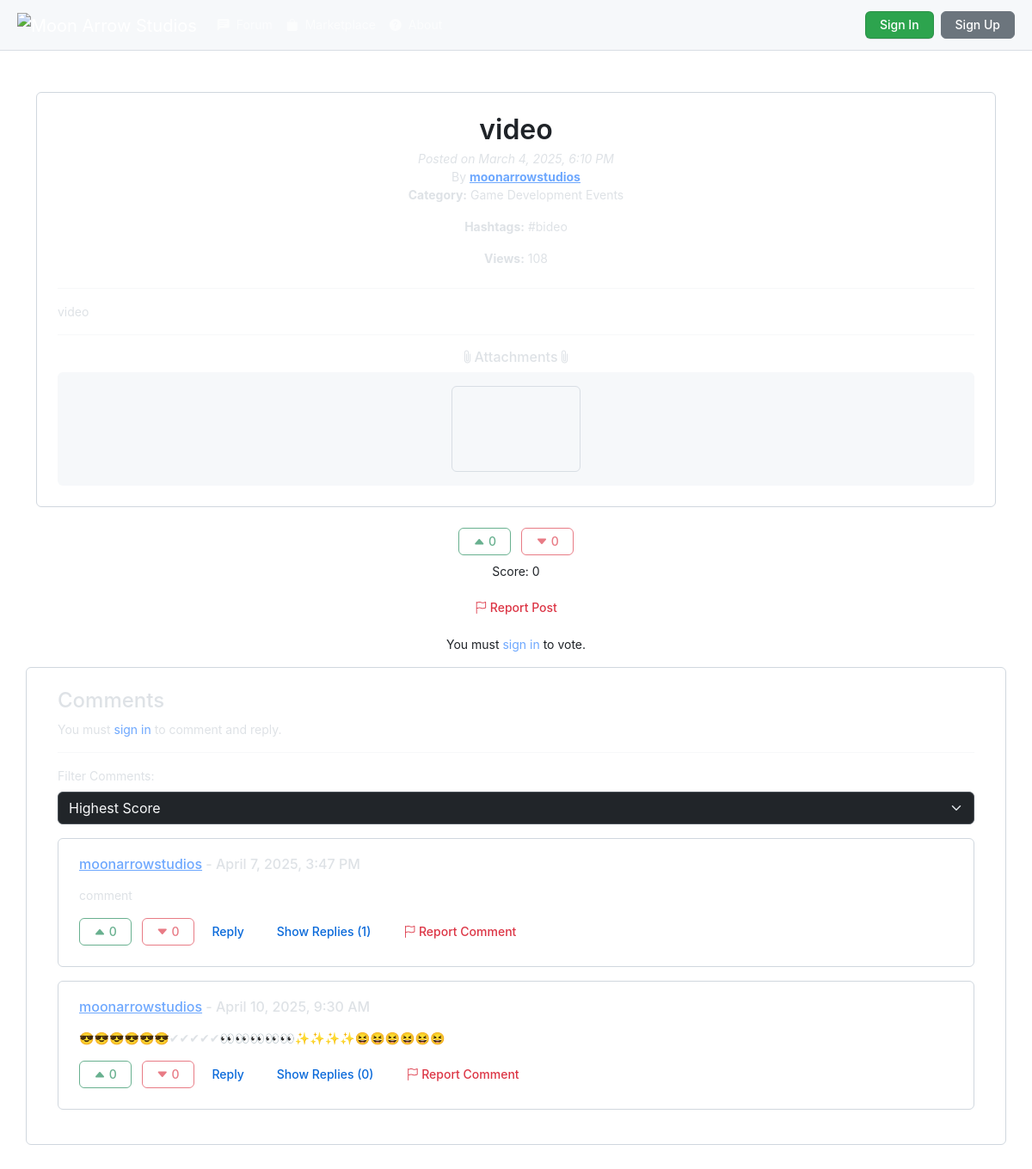
Page /php/view_post.php?id=79&comment=69 on the committed database.
### tables this page shows
CREATE TABLE IF NOT EXISTS `posts` (
  `id` int NOT NULL AUTO_INCREMENT,
  `title` varchar(255) NOT NULL,
  `content` text NOT NULL,
  `category_id` int NOT NULL,
  `hashtags` text,
  `images` text,
  `created_at` timestamp NULL DEFAULT CURRENT_TIMESTAMP,
  `videos` text,
  `user_id` int NOT NULL,
  `upvotes` int DEFAULT '0',
  `downvotes` int DEFAULT '0',
  `status` enum('published','draft','hidden') NOT NULL DEFAULT 'published',
  `views` int DEFAULT '0',
  `updated_at` timestamp NULL DEFAULT CURRENT_TIMESTAMP ON UPDATE CURRENT_TIMESTAMP,
  `reported_count` int DEFAULT '0',
  PRIMARY KEY (`id`),
  KEY `fk_posts_categories` (`category_id`),
  KEY `user_id` (`user_id`)
);

CREATE TABLE IF NOT EXISTS `users` (
  `user_id` int NOT NULL AUTO_INCREMENT,
  `username` varchar(50) NOT NULL,
  `email` varchar(100) NOT NULL,
  `password` varchar(255) NOT NULL,
  `role` enum('admin','user') DEFAULT 'user',
  `created_at` datetime DEFAULT CURRENT_TIMESTAMP,
  `profile_picture` varchar(255) DEFAULT NULL,
  `banner` varchar(255) DEFAULT NULL,
  `description` text,
  `status` enum('active','suspended') NOT NULL DEFAULT 'active',
  `youtube` varchar(255) DEFAULT NULL,
  `linkedin` varchar(255) DEFAULT NULL,
  `twitter` varchar(255) DEFAULT NULL,
  `instagram` varchar(255) DEFAULT NULL,
  `github` varchar(255) DEFAULT NULL,
  `portfolio` varchar(255) DEFAULT NULL,
  `reported_count` int NOT NULL DEFAULT '0',
  PRIMARY KEY (`user_id`),
  UNIQUE KEY `username` (`username`),
  UNIQUE KEY `email` (`email`)
);

CREATE TABLE IF NOT EXISTS `categories` (
  `id` int NOT NULL AUTO_INCREMENT,
  `name` varchar(100) NOT NULL,
  PRIMARY KEY (`id`)
);

CREATE TABLE IF NOT EXISTS `comments` (
  `id` int NOT NULL AUTO_INCREMENT,
  `post_id` int NOT NULL,
  `user_id` int NOT NULL,
  `content` text NOT NULL,
  `created_at` datetime DEFAULT CURRENT_TIMESTAMP,
  `parent_id` int DEFAULT NULL,
  `upvotes` int NOT NULL DEFAULT '0',
  `downvotes` int NOT NULL DEFAULT '0',
  `status` enum('published','draft','hidden') NOT NULL DEFAULT 'published',
  `reported_count` int NOT NULL DEFAULT '0',
  `updated_at` timestamp NULL DEFAULT CURRENT_TIMESTAMP ON UPDATE CURRENT_TIMESTAMP,
  PRIMARY KEY (`id`),
  KEY `post_id` (`post_id`),
  KEY `user_id` (`user_id`),
  KEY `idx_parent_id` (`parent_id`)
);

### php/view_post.php (the view, shortened to what this page needs)
<?php
require 'db_connect.php';
$post_id = isset($_GET['id']) ? intval($_GET['id']) : 0;
$stmt = $conn->prepare("SELECT posts.*, categories.name AS category_name, users.username
                        FROM posts
                        JOIN categories ON posts.category_id = categories.id
                        JOIN users ON posts.user_id = users.user_id
                        WHERE posts.id = ? AND posts.status = 'published'");
$stmt->bind_param("i", $post_id);
$stmt->execute();
$result = $stmt->get_result();
$post = $result->fetch_assoc();
$filter = isset($_GET['filter']) ? $_GET['filter'] : 'highest_score';
$order_by = 'c1.created_at DESC';
switch ($filter) {
    case 'highest_score':
    default:
        $order_by = '(c1.upvotes - c1.downvotes) DESC';
        break;
}
$comments_stmt = $conn->prepare("
    SELECT c1.*, users.username,
        (SELECT COUNT(*) FROM comments c2 WHERE c2.parent_id = c1.id AND c2.status != 'hidden') AS reply_count
    FROM comments c1
    JOIN users ON c1.user_id = users.user_id
    WHERE c1.post_id = ? AND c1.parent_id IS NULL AND c1.status != 'hidden'
    ORDER BY $order_by
");
$comments_stmt->bind_param("i", $post_id);
$comments_stmt->execute();
$comments_result = $comments_stmt->get_result();
$comments = [];
while ($row = $comments_result->fetch_assoc()) {
    $row['replies'] = [];
    $reply_stmt = $conn->prepare("
        SELECT replies.*, users.username
        FROM comments replies
        JOIN users ON replies.user_id = users.user_id
        WHERE replies.parent_id = ? AND replies.status != 'hidden'
        ORDER BY replies.created_at ASC
    ");
    $reply_stmt->bind_param("i", $row['id']);
    $reply_stmt->execute();
    $reply_result = $reply_stmt->get_result();
    while ($reply = $reply_result->fetch_assoc()) {
        $row['replies'][] = $reply;
    }
    $comments[] = $row;
}
?>
<!DOCTYPE html>
<html lang="en" data-bs-theme="dark">
<head> <?php include 'header.php'; ?>
	<link rel="stylesheet" href="https://cdnjs.cloudflare.com/ajax/libs/highlight.js/11.7.0/styles/default.min.css">
	<link rel="stylesheet" href="https://cdn.quilljs.com/1.3.7/quill.snow.css">
</head>
<body>
<div class="container mt-5">
    <div class="card">
        <div class="card-body">
            <div class="text-center mb-4">
                <h1 class="card-title mb-1"><?= htmlspecialchars($post['title'] ?? 'No Title') ?></h1>
                <p class="mb-0"><em>Posted on <?= date('F j, Y, g:i A', strtotime($post['created_at'])) ?></em></p>
                <p class="mb-0">By <strong><a href="profile.php?id=<?= htmlspecialchars($post['user_id']) ?>"><?= htmlspecialchars($post['username'] ?? 'Anonymous') ?></a></strong></p>
                <p><strong>Category:</strong> <?= htmlspecialchars($post['category_name'] ?? 'Uncategorized') ?></p>
                <p class="card-text"><strong>Hashtags:</strong> <?= htmlspecialchars($post['hashtags'] ?? '') ?></p>
                <p class="card-text"><strong>Views:</strong> <?= htmlspecialchars($post['views'] ?? '0') ?></p>
            </div>
            <hr>
            <div> <?= $post['content'] ?> </div>
            <?php
            $images = !empty($post['images']) ? json_decode($post['images'], true) : [];
            $videos = !empty($post['videos']) ? json_decode($post['videos'], true) : [];
            $images = array_map(function($path) {
                return str_replace('\\/', '/', $path);
            }, $images);
            $videos = array_map(function($path) {
                return str_replace('\\/', '/', $path);
            }, $videos);
            if (!empty($images) || !empty($videos)): ?>
                <hr>
                <h6 class='text-center'><i class="bi bi-paperclip"></i>Attachments<i class="bi bi-paperclip"></i></h6>
                <div class="media-container">
                    <?php if (!empty($videos)): ?>
                        <?php foreach ($videos as $video_path): ?>
                            <div class="media-item">
                                <video>
                                    <source src="<?= htmlspecialchars($video_path) ?>" type="video/mp4"> Your browser does not support the video tag.
                                </video>
                            </div>
                        <?php endforeach; ?>
                    <?php endif; ?>
                </div>
            <?php endif; ?>
        </div>
    </div>
</div>
	<div class="text-center mt-3">
		<button class="btn btn-outline-success me-2 upvote-btn <?= isset($_SESSION['user_id']) ? '' : 'disabled' ?>" data-post-id="<?= $post_id ?>" <?= isset($_SESSION['user_id']) ? '' : 'disabled' ?>>
			<i class="bi bi-caret-up-fill"></i> <span id="upvote-count"><?= $post['upvotes'] ?></span>
		</button>
		<button class="btn btn-outline-danger downvote-btn <?= isset($_SESSION['user_id']) ? '' : 'disabled' ?>" data-post-id="<?= $post_id ?>" <?= isset($_SESSION['user_id']) ? '' : 'disabled' ?>>
			<i class="bi bi-caret-down-fill"></i> <span id="downvote-count"><?= $post['downvotes'] ?></span>
		</button>
		<p class="mt-2">Score: <span id="score"><?= $post['upvotes'] - $post['downvotes'] ?></span></p>
        <button class="btn  text-danger report-btn mb-3" data-content-type="post" data-content-id="<?= $post_id ?>">
    <i class="bi bi-flag"></i> Report Post
</button>
	</div> <?php if (!isset($_SESSION['user_id'])): ?> <p class="text-center">You must <a href="sign_in/sign_in_html.php" class="text-decoration-none">sign in</a> to vote.</p> <?php endif; ?>
	<div class="card container">
		<div class="card-body">
			<h4>Comments</h4> <?php if (isset($_SESSION['user_id'])): ?> <div id="comment-editor" class="mb-3"></div>
			<button class="btn btn-primary" id="submit-comment" data-post-id="<?= $post_id ?>">Submit Comment</button> <?php else: ?> <p class="">You must <a href="sign_in/sign_in_html.php" class="text-decoration-none">sign in</a> to comment and reply.</p> <?php endif; ?>
			<hr>
            <div class="mb-3">
                <label for="filter" class="form-label">Filter Comments:</label>
                <select name="filter" id="filter" class="form-select me-2 bg-dark text-light">
                    <option value="highest_score" <?= isset($_GET['filter']) && $_GET['filter'] == 'highest_score' ? 'selected' : '' ?>>Highest Score</option>
                </select>
            </div>
			<div id="comments-container"> <?php foreach ($comments as $comment): ?>
    <div class="card mb-3" id="comment-<?php echo $comment['id']; ?>" style="max-width: 100%;">
        <div class="card-body">
            <h6 class="card-subtitle mb-2"><a href="profile.php?id=<?php echo htmlspecialchars($comment['user_id']); ?>"><?php echo htmlspecialchars($comment['username']); ?></a> - <?php echo date('F j, Y, g:i A', strtotime($comment['created_at'])); ?></h6>
            <p class="card-text"><?php echo $comment['content']; ?></p>
            <button class="btn btn-outline-success me-2 upvote-comment-btn <?php echo isset($_SESSION['user_id']) ? '' : 'disabled'; ?>" data-comment-id="<?php echo $comment['id']; ?>">
                <i class="bi bi-caret-up-fill"></i> <span class="upvote-count"><?php echo $comment['upvotes'] ?? 0; ?></span>
            </button>
            <button class="btn btn-outline-danger downvote-comment-btn <?php echo isset($_SESSION['user_id']) ? '' : 'disabled'; ?>" data-comment-id="<?php echo $comment['id']; ?>">
                <i class="bi bi-caret-down-fill"></i> <span class="downvote-count"><?php echo $comment['downvotes'] ?? 0; ?></span>
            </button>
            <a class="btn btn-link text-decoration-none reply-btn" data-comment-id="<?php echo $comment['id']; ?>">Reply</a>
            <a class="btn btn-link text-decoration-none toggle-replies-btn" data-comment-id="<?php echo $comment['id']; ?>" data-reply-count="<?php echo $comment['reply_count']; ?>"> Show Replies (<?php echo $comment['reply_count']; ?>) </a>
            <button class="btn  text-danger report-btn" data-content-type="comment" data-content-id="<?= $comment['id'] ?>">
    <i class="bi bi-flag"></i> Report Comment
</button>
        </div>
    </div>
<?php endforeach; ?> </div>
		</div>
	</div>
	<br> <?php $conn->close(); ?> <script src="https://cdn.quilljs.com/1.3.7/quill.min.js"></script>
</body>

### php/header.php (style rules this page uses)
:root { --color-canvas-default: #ffffff; --color-canvas-subtle: #f6f8fa; --color-border-default: #d0d7de; --color-border-muted: #d8dee4; --color-btn-primary-bg: #2da44e; --color-btn-primary-hover-bg: #2c974b; --color-fg-default: #1F2328; --color-fg-muted: #656d76; --color-accent-fg: #0969da; --color-input-bg: #ffffff; --color-card-bg: #ffffff; --color-card-border: #d0d7de; --color-header-bg: #f6f8fa; --color-modal-bg: #ffffff; --color-alert-error-bg: #FFEBE9; --color-alert-error-border: rgba(255, 129, 130, 0.4); --color-alert-error-fg: #cf222e; }
.header { font-family: -apple-system, BlinkMacSystemFont, "Segoe UI", "Noto Sans", Helvetica, Arial, sans-serif; background-color: var(--color-canvas-default); color: var(--color-fg-default); line-height: 1.5; font-size: 14px; }
.header .btn { border-radius: 6px; padding: 5px 16px; font-size: 14px; font-weight: 500; line-height: 20px; transition: .2s cubic-bezier(0.3, 0, 0.5, 1); }

### php/view_post.php (style rules this page uses)
:root { --color-canvas-default: #ffffff; --color-canvas-subtle: #f6f8fa; --color-border-default: #d0d7de; --color-border-muted: #d8dee4; --color-btn-primary-bg: #2da44e; --color-btn-primary-hover-bg: #2c974b; --color-fg-default: #1F2328; --color-fg-muted: #656d76; --color-accent-fg: #0969da; --color-input-bg: #ffffff; --color-vote-active: #238636; --color-downvote-active: #cf222e; --color-comment-bg: #ffffff; --color-comment-border: #d0d7de; --color-reply-bg: #f6f8fa; --color-code-bg: #f6f8fa; --color-media-overlay: rgba(0, 0, 0, 0.5); }
.card-title { font-size: 32px; font-weight: 600; margin-bottom: 8px; color: var(--color-fg-default); }
.card { background-color: var(--color-canvas-default); border: 1px solid var(--color-border-default); border-radius: 6px; margin-bottom: 24px; }
.card-body { padding: 24px; }
.media-container { display: flex; flex-wrap: wrap; justify-content: center; align-items: center; grid-template-columns: repeat(auto-fill, minmax(150px, 1fr)); gap: 16px; padding: 16px; background-color: var(--color-canvas-subtle); border-radius: 6px; }
.media-item { display: flex; justify-content: center; align-items: center; object-fit: contain; width: 150px; height: 100px; position: relative; aspect-ratio: 16/9; border-radius: 6px; overflow: hidden; border: 1px solid var(--color-border-muted); transition: transform 0.2s ease; }
.media-item img, .media-item video { width: 100%; height: 100%; object-fit: cover; position: absolute; top: 0; left: 0; }
.upvote-btn, .downvote-btn { padding: 6px 12px; border-radius: 6px; border: 1px solid var(--color-border-default); background-color: var(--color-canvas-default); transition: all 0.2s ease; }
.reply-btn, .toggle-replies-btn { color: var(--color-accent-fg); font-size: 14px; padding: 4px 8px; border-radius: 4px; }
.media-item img, .media-item video { width: 100%; height: 100%; object-fit: cover; position: absolute; top: 0; left: 0; cursor: pointer; }

### rows in the picture
posts: title "video", created_at "March 4, 2025, 6:10 PM", user.username "moonarrowstudios", category.name "Game Development Events", hashtags "#bideo", views "108", content "video", upvotes "0", downvotes "0", $post['upvotes']-$post['downvotes'] "0"
comments: user.username "moonarrowstudios", created_at "April 7, 2025, 3:47 PM", content "comment", upvotes "0", downvotes "0", reply_count "1"
comments: user.username "moonarrowstudios", created_at "April 10, 2025, 9:30 AM", content "😎😎😎😎😎😎✔✔✔✔✔👀👀👀👀👀✨✨✨✨😆😆😆😆😆😆", upvotes "0", downvotes "0", reply_count "0"
